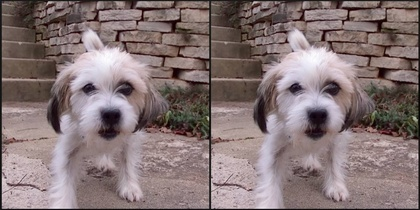
%> input picture Test-images/stereoscopy-images/image3.jpg, 420 x 210 px, shrunk from 1102 x 550 before the run
$ octave 'stereoscopy_script (conflict).m'   (GNU Octave 9; MATLAB toolbox functions it lacks are replaced by stand-ins)
%> lines starting %> are read from the running program, lines starting %| are printed output that depends on the picture
img1 = imread('../Test-images/stereoscopy-images/image3.jpg');
%> img1 is the input picture: size 210x420x3 uint8; mean R, G, B 133.8, 117.1, 117.5
figure; image(img1), title('Original Image'); % Original image

%  Split them into 2 separate images
leftImage = img1(:,1:(end/2),:);
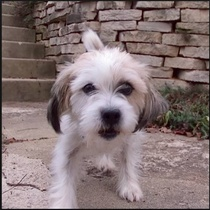
%> leftImage: size 210x210x3 uint8; mean R, G, B 134, 117.3, 117.7
leftImage = wextend('ar','zpd',leftImage,round(size(leftImage,1)/4)*4)
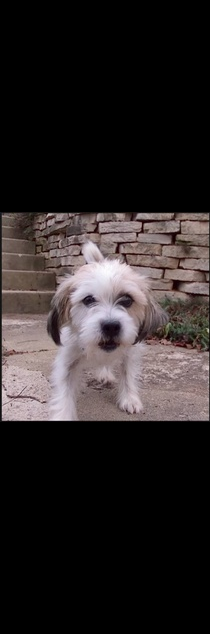
%> leftImage: size 634x210x3 uint8; mean R, G, B 44.4, 38.8, 39
rightImage = img1(:,end/2+1:end,:);
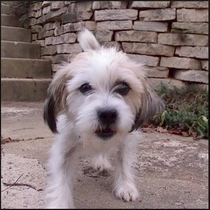
%> rightImage: size 210x210x3 uint8; mean R, G, B 133.5, 117, 117.3
figure; image(leftImage), title('Left Image');
figure; image(rightImage), title('Right Image');

% Encode each eye's image using filters of different (usually chromatically opposite) colors, red and blue
r = zeros(size(leftImage));
gb = zeros(size(rightImage));
r(:,:,1) = double(leftImage(:,:,1));
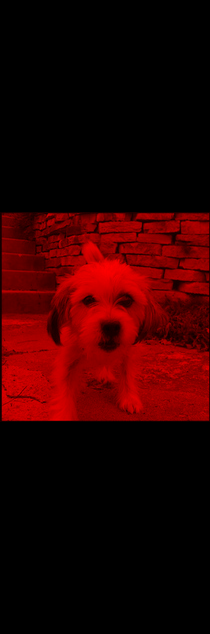
%> r: size 634x210x3 double; mean R, G, B 44.4, 0, 0
gb(:,:,2:3) = double(rightImage(:,:,2:3));
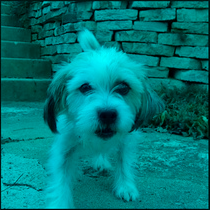
%> gb: size 210x210x3 double; mean R, G, B 0, 117, 117.3
%> (the run ends here)

$ run again, with Test-images/stereoscopy-images/image1.jpg copied over Test-images/stereoscopy-images/image3.jpg
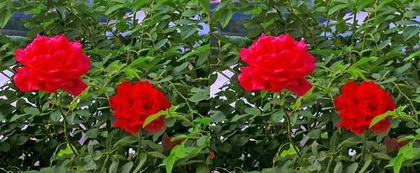
%> input picture Test-images/stereoscopy-images/image1.jpg, 420 x 173 px, shrunk from 700 x 288 before the run
%> img1 is the input picture: size 173x420x3 uint8; mean R, G, B 88.4, 75.9, 44.4
%> `r(:,:,1) = double(leftImage(:,:,1));`:
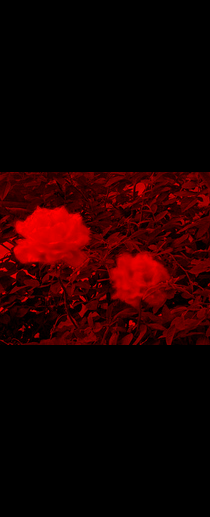
%> r: size 517x210x3 double; mean R, G, B 29.2, 0, 0
%> `gb(:,:,2:3) = double(rightImage(:,:,2:3));`:
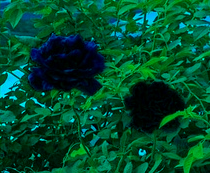
%> gb: size 173x210x3 double; mean R, G, B 0, 76.1, 45.1
